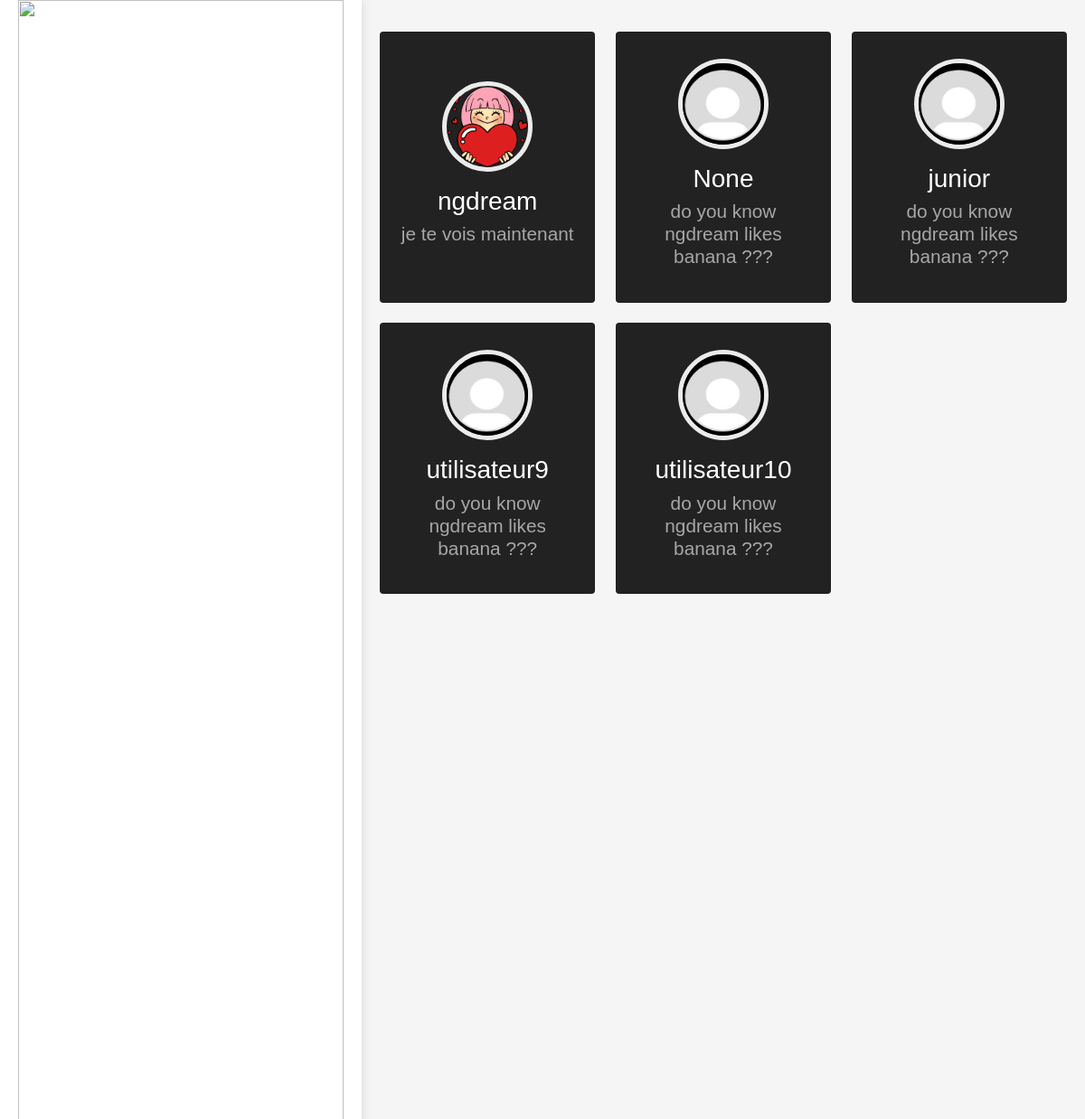
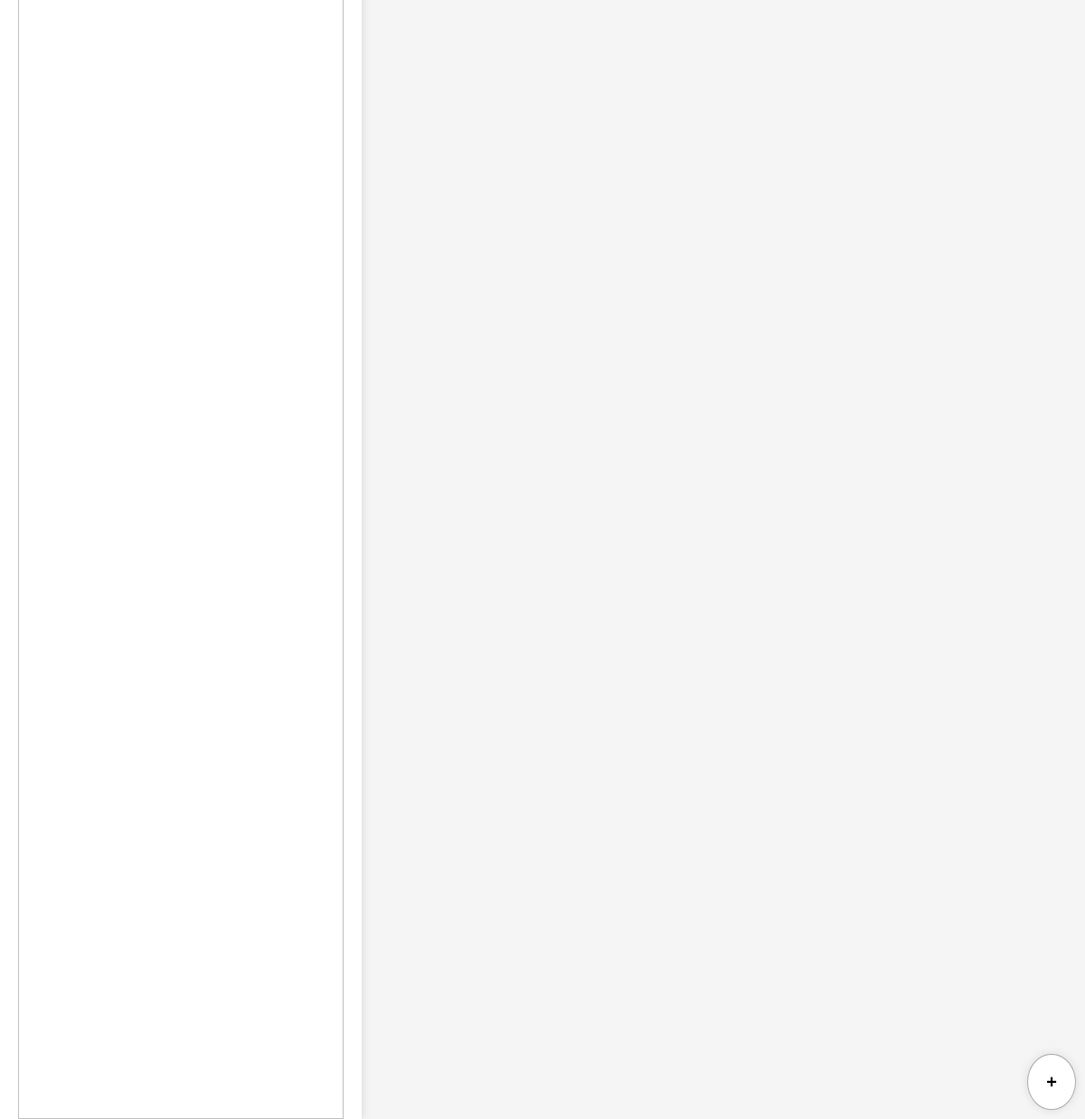
The page /staff/ (signed in) on the database its author committed (2 pictures, top to bottom).
### staff/models.py (models this page shows)
class EmailUser(AbstractUser):
    email = models.EmailField(_('email address'), unique=True)
    ROLE_CHOICE=[("S","sécretaire"),
                 ("D","directeur"),
                 ("RCL1I","responsable de concours licence informatique"),
                 ("RCM1I","responsable de concours master 1 informatique"),
                 ("RCINGI","responsable de concours ingenieur informatique")
                 ]
    avatar=models.ImageField(default="default.jpeg")
    name = models.CharField(max_length=100, blank=True, null=True)
    role=models.CharField(max_length=50,choices=ROLE_CHOICE,default='S')
    bio=models.TextField(default="do you know ngdream likes banana ???")
    contact=models.CharField(default="+237 698 55 55 11", max_length=50)

### staff/views.py (the view)
# urls.py: path('',StaffView.as_view(),name='staff'),
class StaffView(LoginRequiredMixin,TemplateView):
    template_name = 'staff.html'
    def get_context_data(self, **kwargs):
        context=super().get_context_data(**kwargs)
        context["staffs"]=EmailUser.objects.all()
        return context

### Tournaments/context_processor.py (called while the page is built)
def tournament_context(request):
   return {'ct' :['cl1i','cing1i','cing3i','cm1i'] }

### staff/context_processor.py (called while the page is built)
def staff_context(request):
   return {'rc' : ['RCL1I','RCM1I','RCINGI']}

### templates/staff.html (shortened to what this page needs)
{% extends 'base.html' %}
{% load static %}
{% block style %}
<link rel="stylesheet" href="{%static 'style/staff.css'%}">
{% endblock  %}
{% block content %}
<div class="cards">
    {%for staff in staffs %}
    <a href="{% url 'profil' staff.pk %}" class="card">
        <img src="{{staff.avatar.url}}" alt="" >
        <div >
            <h3>{{staff.name}}</h3>
            <h4>{{staff.bio}}</h4>
        </div>
    </a>
    {%endfor%}
</div>
{%if request.user.role ==  'D'%}
<a class="add" href="{% url 'add_staff'%}">
    +
</a>
{%endif%}
{%endblock%}

### templates/base.html (shortened to what this page needs)
{% load static %}
<html lang="en">
<head>
    <link href="https://cdn.jsdelivr.net/npm/bootstrap@5.0.2/dist/css/bootstrap.min.css" rel="stylesheet">
    {% block style %}{% endblock style %}
    <link rel="stylesheet" href="{% static 'style/base.css' %}">
</head>
<body>
    <main>
        <div class="side-bar">
            <div style="padding: 0px 20px;">
                <img width="100%" src="{% static 'image/logo_SJI2.png' %} " alt="">
            </div>
        </div>
        <div class="content-wrapper">
        {% block content %}{% endblock%}
        </div>
    </main>
</body>
</html>

### statics/style/staff.css (style rules this page uses)
.cards { margin-top: 25px; display: grid; flex-wrap: wrap; grid-template-columns: repeat(3, 1fr); row-gap: 1.4rem; column-gap: 1.4rem; grid-auto-rows: 300px; padding: 10px 20px; }
.card img { height: 100Px; width: 100px; border-radius: 50%; border: 5px solid #ebebeb; transition: .3s ease-in-out; }
.card { background-color:#222; width:100%; height:100%; display: flex; flex-direction: column; align-items: center; justify-content: center; text-align: center; padding: 1rem; transition: 0.3s ease-in-out; cursor: pointer; }
.card h3 { color: white; font-weight: 400; margin: 1rem 0 0.5rem; }
.card h4 { color: white; font-weight: 300; opacity: 60%; font-size: 1.3rem; }

### statics/style/base.css (style rules this page uses)
* { box-sizing: border-box; user-select: none; }
body { margin:0; color: black; background-color: #F5F5F5; font-family: sans-serif; }
.add { padding: 15px 20px; font-size: 20px; font-weight: 700; border-radius: 50%; background-color:white ; border: 1px solid #Aaa; box-shadow: rgb(218, 218, 218) 0 0 10px 0; position: fixed; bottom: 0; right: 0; margin: 10px; }
.content-wrapper { overflow-y: auto; width: 100%; }
main { position: absolute; display: flex; height: 100%; width: 100%; }
a { text-decoration: none; color: black; font-size: 1.2rem; }
.side-bar { min-width: 400px; max-width: 400px; height: 100%; background-color: rgb(255, 255, 255); box-shadow: 0px 0px 10px 0px rgb(212, 212, 212) ; text-align: center; }

### rows shown on the page
EmailUser: avatar (picture), name "ngdream", bio "je te vois maintenant"
EmailUser: avatar (placeholder picture), name "None", bio "do you know ngdream likes banana ???"
EmailUser: avatar (placeholder picture), name "junior", bio "do you know ngdream likes banana ???"
EmailUser: avatar (placeholder picture), name "utilisateur9", bio "do you know ngdream likes banana ???"
EmailUser: avatar (placeholder picture), name "utilisateur10", bio "do you know ngdream likes banana ???"
